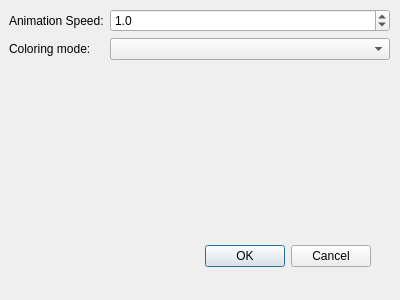
<?xml version="1.0" encoding="UTF-8"?>
<ui version="4.0">
 <class>AnimationSettings</class>
 <widget class="QDialog" name="AnimationSettings">
  <property name="geometry">
   <rect>
    <x>0</x>
    <y>0</y>
    <width>400</width>
    <height>300</height>
   </rect>
  </property>
  <property name="mouseTracking">
   <bool>false</bool>
  </property>
  <property name="windowTitle">
   <string>Dialog</string>
  </property>
  <widget class="QDialogButtonBox" name="buttonBox">
   <property name="geometry">
    <rect>
     <x>30</x>
     <y>240</y>
     <width>341</width>
     <height>32</height>
    </rect>
   </property>
   <property name="orientation">
    <enum>Qt::Horizontal</enum>
   </property>
   <property name="standardButtons">
    <set>QDialogButtonBox::Cancel|QDialogButtonBox::Ok</set>
   </property>
  </widget>
  <widget class="QWidget" name="formLayoutWidget">
   <property name="geometry">
    <rect>
     <x>9</x>
     <y>9</y>
     <width>381</width>
     <height>231</height>
    </rect>
   </property>
   <layout class="QFormLayout" name="formLayout">
    <item row="0" column="0">
     <widget class="QLabel" name="label">
      <property name="text">
       <string>Animation Speed:</string>
      </property>
     </widget>
    </item>
    <item row="0" column="1">
     <widget class="QDoubleSpinBox" name="doubleSpinBox">
      <property name="minimumSize">
       <size>
        <width>68</width>
        <height>0</height>
       </size>
      </property>
      <property name="decimals">
       <number>1</number>
      </property>
      <property name="maximum">
       <double>10.000000000000000</double>
      </property>
      <property name="singleStep">
       <double>0.100000000000000</double>
      </property>
      <property name="value">
       <double>1.000000000000000</double>
      </property>
     </widget>
    </item>
    <item row="1" column="0">
     <widget class="QLabel" name="label_2">
      <property name="text">
       <string>Coloring mode:</string>
      </property>
     </widget>
    </item>
    <item row="1" column="1">
     <widget class="QComboBox" name="colorringMode_comboBox"/>
    </item>
   </layout>
  </widget>
 </widget>
 <resources/>
 <connections>
  <connection>
   <sender>buttonBox</sender>
   <signal>accepted()</signal>
   <receiver>AnimationSettings</receiver>
   <slot>accept()</slot>
   <hints>
    <hint type="sourcelabel">
     <x>248</x>
     <y>254</y>
    </hint>
    <hint type="destinationlabel">
     <x>157</x>
     <y>274</y>
    </hint>
   </hints>
  </connection>
  <connection>
   <sender>buttonBox</sender>
   <signal>rejected()</signal>
   <receiver>AnimationSettings</receiver>
   <slot>reject()</slot>
   <hints>
    <hint type="sourcelabel">
     <x>316</x>
     <y>260</y>
    </hint>
    <hint type="destinationlabel">
     <x>286</x>
     <y>274</y>
    </hint>
   </hints>
  </connection>
 </connections>
</ui>
